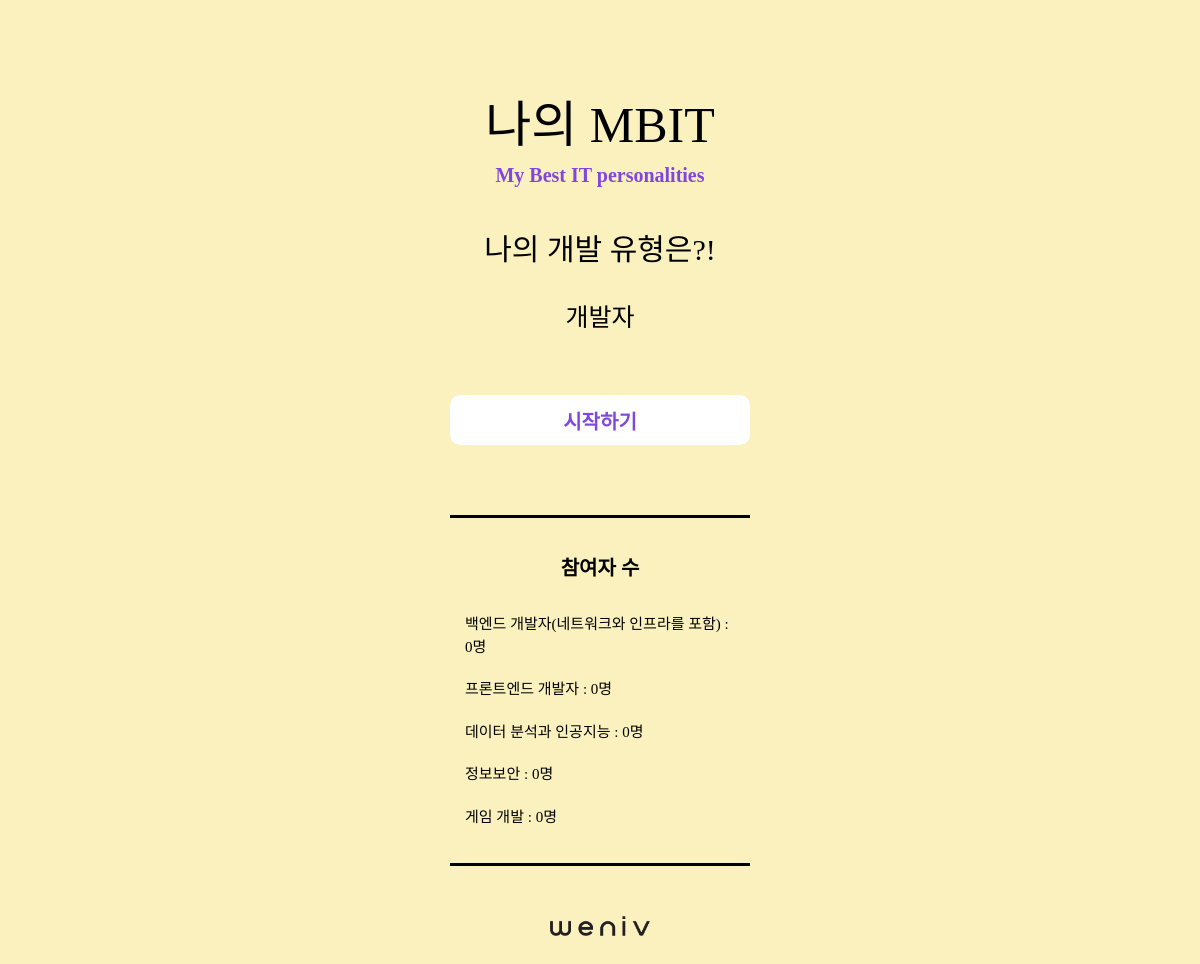
The app's page /, older data.
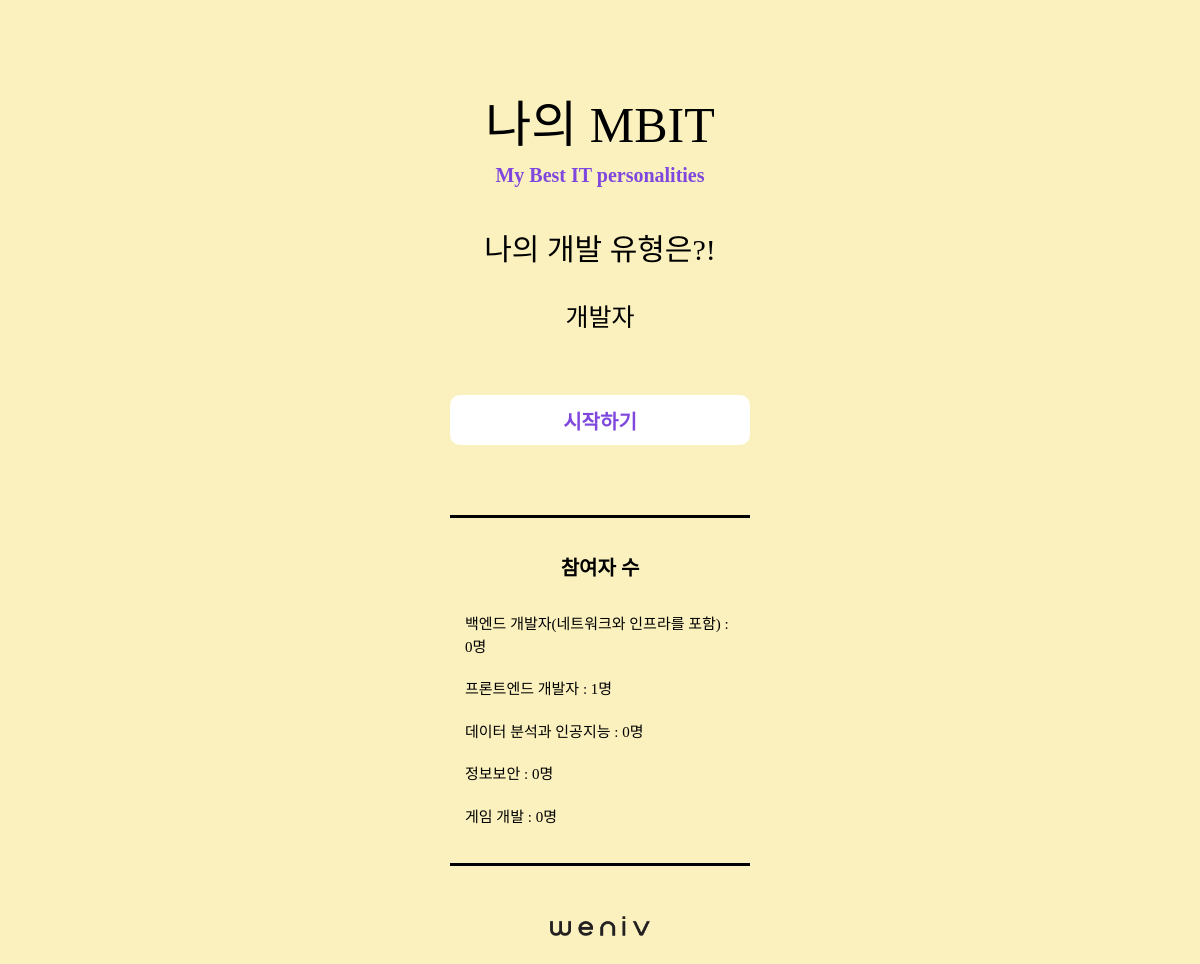
The same page, newer data.
### main/models.py (models this page shows, shortened)
class Developer(models.Model):
    name = models.CharField(max_length=50)
    count = models.IntegerField(default=0)
    data = models.JSONField()

### main/views.py (the view)
# urls.py: path('', views.index, name='index'),
def index(request):
    developers = Developer.objects.all()
    context = {
        'developers' : developers,
    }
    return render(request, 'main/index.html', context=context)

### main/templates/main/index.html (shortened to what this page needs)
{% extends 'main/base.html' %}
{% load static %}
{% block head %}
    <link rel="stylesheet" type="text/css" href="{% static 'css/reset.css' %}">
    <link rel="stylesheet" type="text/css" href="{% static 'css/style.css' %}">
{% endblock head %}
{% block body %}
    <section id="main_contents">
        <div class="wrapper">
            <div class="title">
                <h3 class="main_title">나의 MBIT</h3>
                <h3 class="sub_title">My Best IT personalities</h3>
            </div>
            <div class="intro">
                <h1>나의 개발 유형은?!</h1>
                <div class="type">
                    <ul class="type_list">
                        <li>개발자</li>
                    </ul>
                </div>
            </div>
            <div class="button">
                <a href="{% url 'main:form' %}">
                    <button class="strat" type="button">시작하기</button>
                </a>
            </div>
            <div class="result_data">
                <div class="data_wrap">
                    <h3>참여자 수</h3>
                    <ul>
                    {% for developer in developers %}
                        <li>{{ developer.name }} : {{ developer.count }}명</li>
                    {% endfor %}
                    </ul>
                </div>
            </div>
            <div class="weniv">
                <a href="http://www.paullab.co.kr">
                    <img src="{% static 'img/weniv_logo_black.png' %}" alt="weniv">
                </a>
            </div>
        </div>
    </section>
{% endblock body %}

Row changes from the older to the newer data that the page shows:
changed Developer "프론트엔드 개발자": count "0" → "1"
